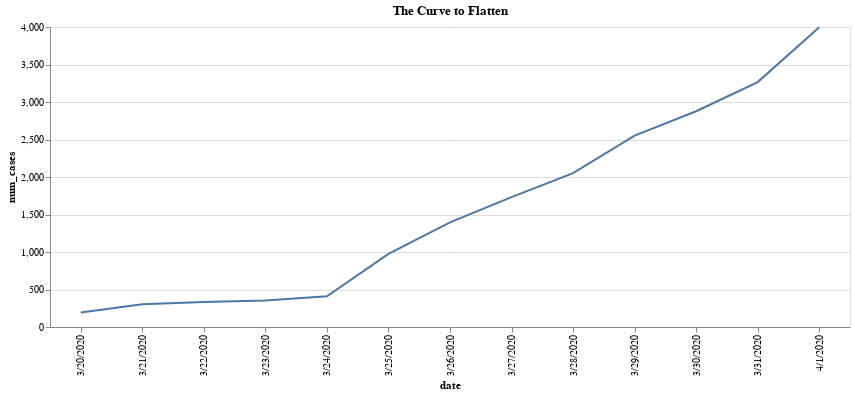

The code cell stored with this chart in its notebook:
### Code cell
# Everybody loves a good chart.  This one should become more useful over time.

import altair as alt

totals = pd.DataFrame({'num_cases' : df_num_cases.astype({'num_cases': 'int'}).groupby("date")["num_cases"].sum()}).reset_index()

alt.Chart(totals, title="The Curve to Flatten").mark_line().encode(
    x='date:O',
    y='num_cases:Q'
).properties(
  width=800
).interactive(bind_y=False)

### Figure 1 — Vega-Lite specification as saved in the notebook (floating-point values rounded to 4 significant figures)
{"config": {"view": {"continuousWidth": 400, "continuousHeight": 300}}, "data": {"name": "data-aaf8743c021e54a8f4f46bfc7e8a2cda"}, "mark": "line", "encoding": {"x": {"type": "ordinal", "field": "date"}, "y": {"type": "quantitative", "field": "num_cases"}}, "selection": {"selector004": {"type": "interval", "bind": "scales", "encodings": ["x"]}}, "title": "The Curve to Flatten", "width": 800, "$schema": "https://vega.github.io/schema/vega-lite/v4.0.2.json", "datasets": {"data-aaf8743c021e54a8f4f46bfc7e8a2cda": [{"date": "3/20/2020", "num_cases": 194}, {"date": "3/21/2020", "num_cases": 304}, {"date": "3/22/2020", "num_cases": 334}, {"date": "3/23/2020", "num_cases": 352}, {"date": "3/24/2020", "num_cases": 410}, {"date": "3/25/2020", "num_cases": 974}, {"date": "3/26/2020", "num_cases": 1396}, {"date": "3/27/2020", "num_cases": 1731}, {"date": "3/28/2020", "num_cases": 2052}, {"date": "3/29/2020", "num_cases": 2552}, {"date": "3/30/2020", "num_cases": 2877}, {"date": "3/31/2020", "num_cases": 3266}, {"date": "4/1/2020", "num_cases": 3997}]}}
